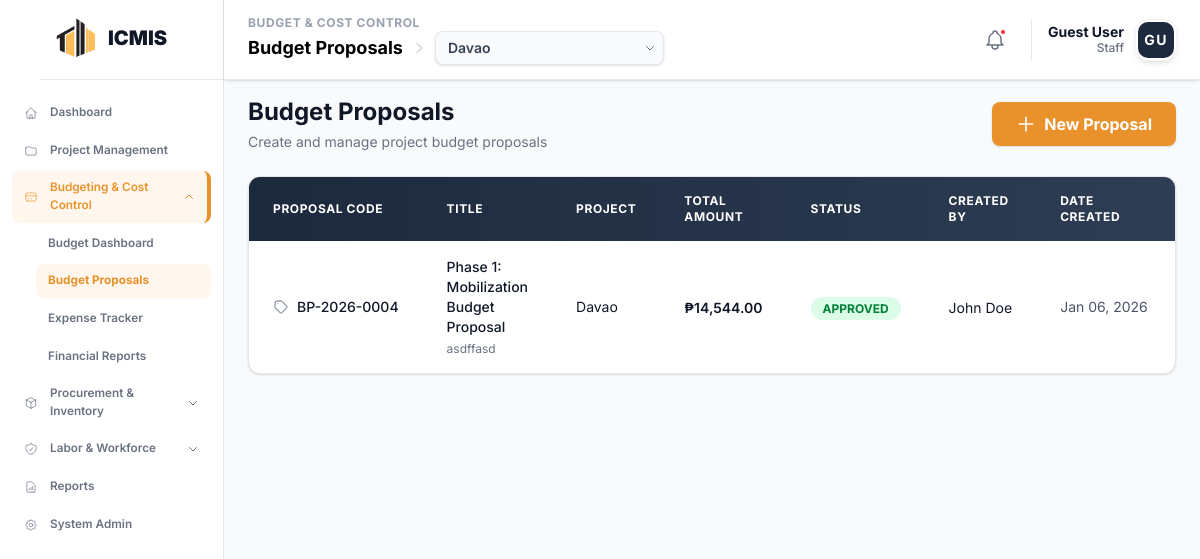
Page /modules/budget/proposals.php on the earlier database version.
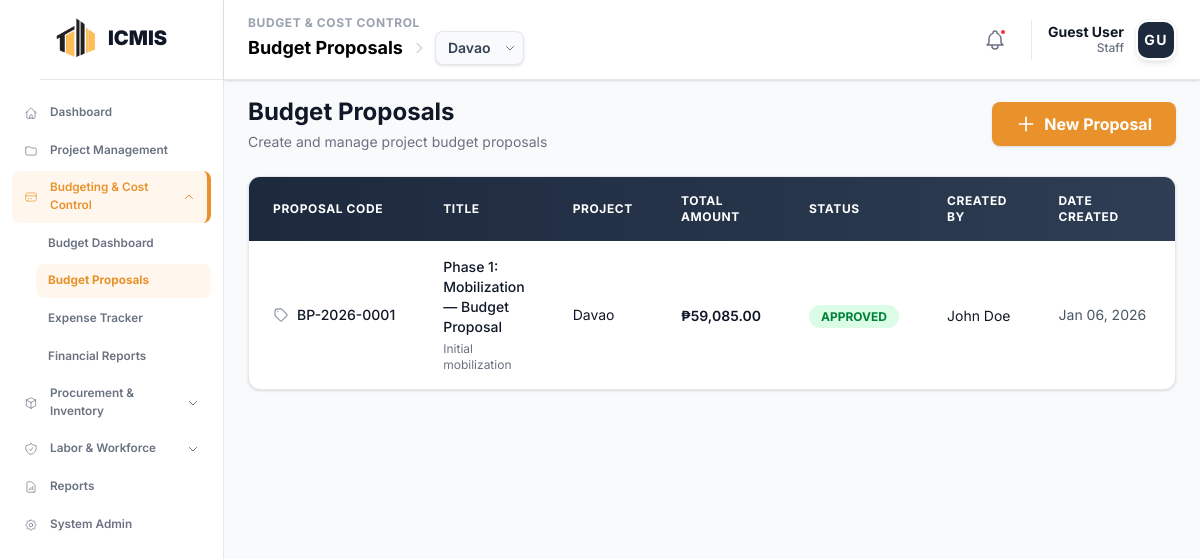
Same page on the later database version.
### tables this page shows
CREATE TABLE `budget_proposals` (
  `proposal_id` int NOT NULL,
  `project_id` int NOT NULL,
  `phase_id` int DEFAULT NULL,
  `code` varchar(20) DEFAULT NULL,
  `title` varchar(255) NOT NULL,
  `description` text,
  `total_amount` decimal(15,2) NOT NULL,
  `status` enum('DRAFT','PENDING','APPROVED','REJECTED') DEFAULT 'DRAFT',
  `created_by` int DEFAULT NULL,
  `created_at` timestamp NULL DEFAULT CURRENT_TIMESTAMP
);

CREATE TABLE `icmis_projects` (
  `project_id` int NOT NULL,
  `project_code` varchar(20) NOT NULL,
  `project_name` varchar(255) NOT NULL,
  `description` text,
  `location` varchar(255) DEFAULT NULL,
  `status` enum('Planning','In Progress','Active','On Hold','Completed','Cancelled') DEFAULT 'Planning',
  `start_date` date DEFAULT NULL,
  `end_date` date DEFAULT NULL,
  `completion_rate` decimal(5,2) DEFAULT '0.00',
  `project_manager_id` int DEFAULT NULL,
  `total_budget` decimal(15,2) DEFAULT '0.00'
);

### modules/budget/project_context.php (called while the page is built, shortened)
<?php
function getProjectContext($conn) {
    $sql = "SELECT project_id FROM icmis_projects ORDER BY project_id DESC LIMIT 1";
    $result = $conn->query($sql);
    if ($result && $result->num_rows > 0) {
        $row = $result->fetch_assoc();
        $project_id = intval($row['project_id']);
        return $project_id;
    }
    return 0;
}
?>

### modules/budget/proposals.php (the view, shortened to what the changed rows need)
<?php
  include __DIR__ . '/project_context.php';
  $conn = getBudgetConnection();
  $selected_project_id = getProjectContext($conn);
  if ($selected_project_id > 0) {
    $sql = "SELECT bp.*, p.project_name, p.project_code,
            COALESCE(u.full_name, 'System Admin') as user_name
            FROM budget_proposals bp
            LEFT JOIN icmis_projects p ON bp.project_id = p.project_id
            LEFT JOIN icmis_users u ON bp.created_by = u.user_id
            WHERE bp.project_id = ?
            ORDER BY bp.created_at DESC";
    $stmt = $conn->prepare($sql);
    $stmt->bind_param("i", $selected_project_id);
    $stmt->execute();
    $result = $stmt->get_result();
    $proposals = [];
    if ($result && $result->num_rows > 0) {
      while ($row = $result->fetch_assoc()) {
        $proposals[] = $row;
      }
    }
  } else {
    $proposals = [];
  }
?>
<!DOCTYPE html>
<html lang="en">
<head>
  <?php include __DIR__ . '/../../includes/head_assetsv2.php'; ?>
</head>
<body class="bg-gray-50">
  <?php
    include __DIR__ . '/../../includes/sidebar.php';
  ?>
  <main class="ml-56 mt-18 p-6">
    <div class="flex items-center justify-between mb-6">
      <div>
        <h1 class="text-2xl text-gray-900 font-bold">Budget Proposals</h1>
      </div>
    </div>
    <?php if (empty($proposals)): ?>
    <div class="bg-white rounded-xl border border-gray-200 shadow-sm p-12">
      <div class="max-w-md mx-auto text-center">
        <div class="flex justify-center mb-6">
          <div class="bg-orange-50 rounded-full p-6">
            <svg class="w-16 h-16 text-[#e9922c]" fill="none" stroke="currentColor" viewBox="0 0 24 24">
              <path stroke-linecap="round" stroke-linejoin="round" stroke-width="1.5" d="M9 12h6m-6 4h6m2 5H7a2 2 0 01-2-2V5a2 2 0 012-2h5.586a1 1 0 01.707.293l5.414 5.414a1 1 0 01.293.707V19a2 2 0 01-2 2z" />
            </svg>
          </div>
        </div>
        <h2 class="text-xl text-gray-900 font-bold mb-3">No Budget Proposals Yet</h2>
        <p class="text-gray-500 mb-8 leading-relaxed">
          Get started by creating your first budget proposal. You can submit proposals for new projects,
          request budget adjustments, or plan upcoming expenditures.
        </p>
        <a href="budget_proposal/create_proposal.php" class="inline-flex items-center gap-2 bg-[#e9922c] text-white px-6 py-3 rounded-lg hover:bg-[#d17f1f] transition-all duration-200 shadow-md hover:shadow-lg font-bold">
          <svg class="w-5 h-5" fill="none" stroke="currentColor" viewBox="0 0 24 24">
            <path stroke-linecap="round" stroke-linejoin="round" stroke-width="2" d="M12 4v16m8-8H4" />
          </svg>
          Create Your First Proposal
        </a>
        <div class="mt-8 pt-8 border-t border-gray-200">
          <p class="text-sm text-gray-600 mb-3 text-left">What you can do with budget proposals:</p>
          <div class="space-y-3">
            <div class="flex gap-3 bg-gray-50 rounded-lg p-3 text-left">
              <div class="flex-shrink-0 mt-1.5">
                <div class="w-1.5 h-1.5 bg-[#e9922c] rounded-full"></div>
              </div>
              <div>
                <div class="text-sm text-gray-900 font-medium">Submit new project budgets</div>
                <div class="text-xs text-gray-500 mt-0.5">Request funding for upcoming construction projects</div>
              </div>
            </div>
            <div class="flex gap-3 bg-gray-50 rounded-lg p-3 text-left">
              <div class="flex-shrink-0 mt-1.5">
                <div class="w-1.5 h-1.5 bg-[#e9922c] rounded-full"></div>
              </div>
              <div>
                <div class="text-sm text-gray-900 font-medium">Track approval workflows</div>
                <div class="text-xs text-gray-500 mt-0.5">Monitor proposal status and get stakeholder approvals</div>
              </div>
            </div>
            <div class="flex gap-3 bg-gray-50 rounded-lg p-3 text-left">
              <div class="flex-shrink-0 mt-1.5">
                <div class="w-1.5 h-1.5 bg-[#e9922c] rounded-full"></div>
              </div>
              <div>
                <div class="text-sm text-gray-900 font-medium">Manage budget revisions</div>
                <div class="text-xs text-gray-500 mt-0.5">Request adjustments based on project changes</div>
              </div>
            </div>
          </div>
        </div>
      </div>
    </div>
    <?php else: ?>
    <div class="bg-white rounded-xl border border-gray-200 shadow-sm overflow-hidden">
      <div class="overflow-x-auto">
        <table class="w-full">
          <thead>
            <tr class="bg-linear-to-r from-slate-800 to-slate-700 px-6 py-5 relative">
              <th class="px-6 py-4 text-left text-xs font-bold text-white uppercase tracking-wider">Proposal Code</th>
              <th class="px-6 py-4 text-left text-xs font-bold text-white uppercase tracking-wider">Title</th>
              <th class="px-6 py-4 text-left text-xs font-bold text-white uppercase tracking-wider">Project</th>
              <th class="px-6 py-4 text-left text-xs font-bold text-white uppercase tracking-wider">Total Amount</th>
              <th class="px-6 py-4 text-left text-xs font-bold text-white uppercase tracking-wider">Status</th>
              <th class="px-6 py-4 text-left text-xs font-bold text-white uppercase tracking-wider">Created By</th>
              <th class="px-6 py-4 text-left text-xs font-bold text-white uppercase tracking-wider">Date Created</th>
              <th class="px-6 py-4 text-center text-xs font-bold text-white uppercase tracking-wider">Actions</th>
            </tr>
          </thead>
          <tbody class="divide-y divide-gray-200">
            <?php foreach ($proposals as $proposal): ?>
            <tr class="hover:bg-gray-50 transition-colors duration-150">
              <td class="px-6 py-4 whitespace-nowrap">
                <div class="flex items-center gap-2">
                  <svg class="w-4 h-4 text-gray-400" fill="none" stroke="currentColor" viewBox="0 0 24 24">
                    <path stroke-linecap="round" stroke-linejoin="round" stroke-width="2" d="M7 7h.01M7 3h5c.512 0 1.024.195 1.414.586l7 7a2 2 0 010 2.828l-7 7a2 2 0 01-2.828 0l-7-7A1.994 1.994 0 013 12V7a4 4 0 014-4z" />
                  </svg>
                  <span class="text-sm font-medium text-gray-900"><?php echo htmlspecialchars($proposal['code'] ?? '', ENT_QUOTES, 'UTF-8'); ?></span>
                </div>
              </td>
              <td class="px-6 py-4">
                <div class="text-sm font-medium text-gray-900"><?php echo htmlspecialchars($proposal['title'] ?? '', ENT_QUOTES, 'UTF-8'); ?></div>
                <div class="text-xs text-gray-500 mt-1"><?php echo htmlspecialchars($proposal['description'] ?? '', ENT_QUOTES, 'UTF-8'); ?></div>
              </td>
              <td class="px-6 py-4">
                <div class="flex items-center gap-2">
                  <span class="text-sm text-gray-900"><?php echo htmlspecialchars($proposal['project_name'] ?? 'N/A', ENT_QUOTES, 'UTF-8'); ?></span>
                </div>
              </td>
              <td class="px-6 py-4 whitespace-nowrap">
                <span class="text-sm font-semibold text-gray-900">₱<?php echo number_format($proposal['total_amount'], 2); ?></span>
              </td>
              <td class="px-6 py-4 whitespace-nowrap">
                <span class="px-3 py-1 text-xs font-bold rounded-full <?php
                  echo $proposal['status'] === 'APPROVED' ? 'bg-green-100 text-green-700' :
                      ($proposal['status'] === 'REJECTED' ? 'bg-red-100 text-red-700' :
                      ($proposal['status'] === 'PENDING' ? 'bg-yellow-100 text-yellow-700' : 'bg-gray-100 text-gray-700'));
                ?>">
                  <?php echo htmlspecialchars($proposal['status'] ?? '', ENT_QUOTES, 'UTF-8'); ?>
                </span>
              </td>
              <td class="px-6 py-4 whitespace-nowrap">
                <span class="text-sm text-gray-900"><?php echo htmlspecialchars($proposal['user_name'] ?? 'Unknown User', ENT_QUOTES, 'UTF-8'); ?></span>
              </td>
              <td class="px-6 py-4 whitespace-nowrap">
                <div class="flex items-center gap-2">
                  <span class="text-sm text-gray-600"><?php echo date('M d, Y', strtotime($proposal['created_at'])); ?></span>
                </div>
              </td>
              <td class="px-6 py-4 whitespace-nowrap text-center">
              </td>
            </tr>
            <?php endforeach; ?>
          </tbody>
        </table>
      </div>
    </div>
    <?php endif; ?>
  </main>
</body>
</html>

Differences in the rows shown:
removed budget_proposals: code "BP-2026-0004", title "Phase 1: Mobilization Budget Proposal", description "asdffasd", project.project_name "Davao", total_amount "14,544.00", status "APPROVED", user_name "John Doe", created_at "Jan 06, 2026"
now on this page (row edited): budget_proposals: code "BP-2026-0001", title "Phase 1: Mobilization — Budget Proposal", description "Initial mobilization", project.project_name "Davao", total_amount "59,085.00", status "APPROVED", user_name "John Doe", created_at "Jan 06, 2026"
